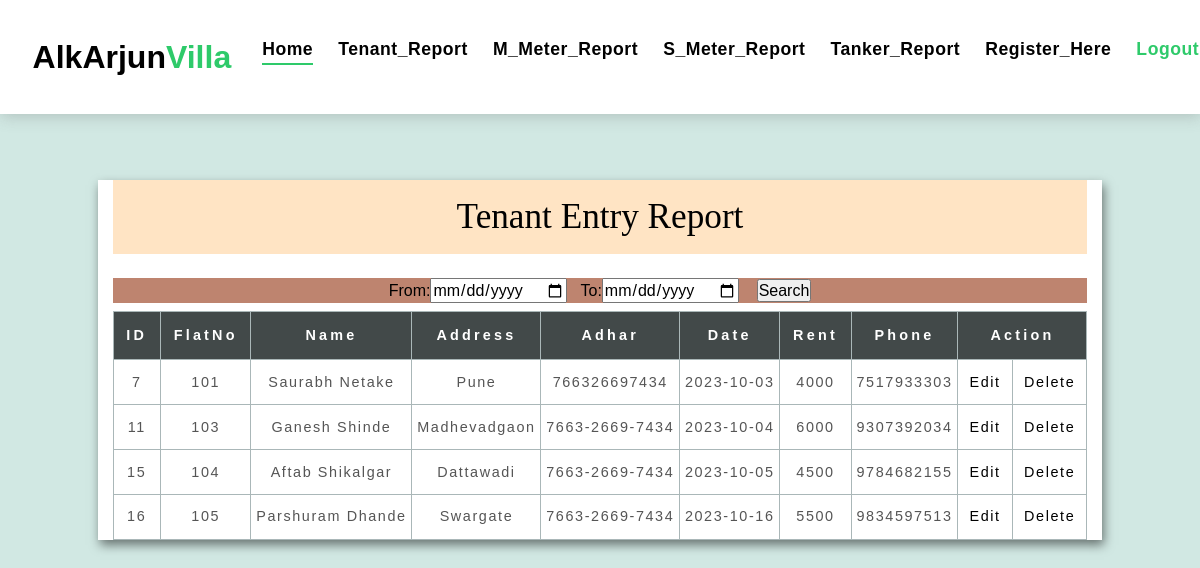
Screenshot of /Tenant_Entry (signed in) with the database file from the repository.
### myapp/models.py (models this page shows)
class Tenantname(models.Model):
    FlatNumber = models.CharField(max_length=100,default="0")
    name = models.CharField(max_length=20,default="0")
    Address = models.CharField(max_length=255,default="0")
    Adhar = models.CharField(max_length=50,default="0")
    todaysdate = models.CharField(max_length=20,default="0")
    rent = models.CharField(max_length=20,default="0")
    phone = models.CharField(max_length=50,default="0")
    class Meta:
         db_table="myapp_tenantname"

### myapp/views.py (the view)
# urls.py: path('Tenant_Entry' , views.Tenant_Entry , name='Tenant_Entry'),
def Tenant_Entry(request):
    if request.session.get('username') is not None:
        data1 = Tenantname.objects.all()   #select
        return render(request,"Tenant_Entry.html" , {'data1': data1})
    else:
        return redirect("login")

### templates/Tenant_Entry.html (shortened to what this page needs)
{% load static %}
<!DOCTYPE html>
<html>
<head>
    <link rel="stylesheet" href="https://maxcdn.bootstrapcdn.com/bootstrap/4.5.2/css/bootstrap.min.css">
    <link href="{% static 'assets/css/style.css' %}" rel="stylesheet">
    <link href="{% static 'table.css' %}" rel="stylesheet">
</head>
<body>
<nav class="navbar navbar-default navbar-trans navbar-expand-lg fixed-top">
  <a class="navbar-brand text-brand" href="/">&nbsp; AlkArjun<span class="color-b">Villa</span></a>
  <div class="navbar-collapse collapse justify-content-center" id="navbarDefault">
    <ul class="navbar-nav">
      <li class="nav-item">
        <a class="nav-link active" href="/">Home</a>
      </li>
      {% if request.session.username %}
      <li class="nav-item">
        <a class="nav-link " href="Tenant_Entry">Tenant_Report</a>
      </li>
      <li class="nav-item">
        <a class="nav-link " href="M_Meter_Report">M_Meter_Report</a>
      </li>
      <li class="nav-item">
        <a class="nav-link " href="S_Meter_Report">S_Meter_Report</a>
      </li>
      <li class="nav-item">
        <a class="nav-link " href="Tanker_Report">Tanker_Report</a>
      </li>
      <li class="nav-item">
        <a class="nav-link " href="add">Register_Here</a>
      </li>
      <li class="nav-item">
        <a class="nav-link" href="logout"> <span class="color-b">Logout</span></a>
      </li>
      {% else %}
        <a class="nav-link" href="login"> <span class="color-b">Login Here</span> </a>
      {% endif %}
    </ul>
  </div>
</nav>
<center>
<div class="container">
  <div class="tb1_container">
   <h2 class="mb-4">Tenant Entry Report</h2>
   <form method="POST" action="showresults">
    <h6>
        From:<input type="date" name = "fromdate">&nbsp;&nbsp;
        To:<input type="date" name = "todate"> &nbsp;&nbsp;
        <input type = "submit" value = "Search">
    </h6>
   <table class="tbl">
     <thead>
        <tr>
          <th>ID</th>
          <th>FlatNo</th>
          <th>Name</th>
          <th>Address</th>
          <th>Adhar</th>
          <th>Date</th>
          <th>Rent</th>
          <th>Phone</td>
          <th colspan="2">Action</th>
        </tr>
      </thead>
    {% for i in data1 %}
       <tbody>
        <tr>
          <td>{{i.id}}</td>
          <td>{{i.FlatNumber}}</td>
          <td>{{i.name}}</td>
          <td>{{i.Address}}</td>
          <td>{{i.Adhar}}</td>
          <td>{{i.todaysdate}}</td>
          <td>{{i.rent}}</td>
          <td>{{i.phone}}</td>
          <td>
            <a href="mainmeter_edit?id={{i.id}}">Edit</a>
          </td>
          <td>
            <a href="delete?id={{i.id}}">Delete</a>
          </td>
        </tr>
      </tbody>
     {% endfor %}
    </table>
  </div>
</div>
</center>
</body>
</html>

### static/assets/css/style.css (style rules this page uses)
body { font-family: "Poppins", sans-serif; color: #555555; }
h1, h2, h3, h4, h5, h6 { color: #000000; }
a { color: #000000; text-decoration: none; transition: all 0.5s ease; }
.text-brand { color: #000000; font-size: 2rem; font-weight: 600; }
.color-b { color: #2eca6a; }
.navbar-default { transition: all 0.5s ease-in-out; background-color: #ffffff; padding-top: 28px; padding-bottom: 28px; -webkit-backface-visibility: hidden; backface-visibility: hidden; box-shadow: 1px 2px 15px rgba(100, 100, 100, 0.3); }
.navbar-default.navbar-trans, .navbar-default.navbar-reduce { -webkit-backface-visibility: hidden; backface-visibility: hidden; }
.navbar-default.navbar-trans .nav-item, .navbar-default.navbar-reduce .nav-item { position: relative; padding-right: 10px; padding-bottom: 8px; margin-left: 0; }
@media (min-width: 768px) { .navbar-default.navbar-trans .nav-item, .navbar-default.navbar-reduce .nav-item { margin-left: 15px; } }
.navbar-default.navbar-trans .nav-link, .navbar-default.navbar-reduce .nav-link { font-size: 1.1rem; color: #000000; font-weight: 600; letter-spacing: 0.03em; transition: all 0.1s ease-in-out; position: relative; padding-left: 0; padding-right: 0; }
.navbar-default.navbar-trans .nav-link:before, .navbar-default.navbar-reduce .nav-link:before { content: ""; position: absolute; bottom: 5px; left: 0; width: 100%; height: 2px; z-index: 0; background-color: #2eca6a; transform: scaleX(0); transform-origin: right; transition: transform 0.2s ease-out, opacity 0.2s ease-out 0.3s; }
.navbar-default.navbar-trans .show>.nav-link:before, .navbar-default.navbar-trans .active>.nav-link:before, .navbar-default.navbar-trans .nav-link.show:before, .navbar-default.navbar-trans .nav-link.active:before, .navbar-default.navbar-reduce .show>.nav-link:before, .navbar-default.navbar-reduce .active>.nav-link:before, .navbar-default.navbar-reduce .nav-link.show:before, .navbar-default.navbar-reduce .nav-link.active:before { transform: scaleX(1); }
.navbar-default.navbar-trans .nav-link:before { background-color: #2eca6a; }
.navbar-default.navbar-trans .show>.nav-link, .navbar-default.navbar-trans .active>.nav-link, .navbar-default.navbar-trans .nav-link.show, .navbar-default.navbar-trans .nav-link.active { color: #000000; }

### static/table.css (style rules this page uses)
* { padding: 0; margin: 0; box-sizing: border-box; font-family: "poppins", sans-serif; }
body { background: #ccc; display: flex; justify-content: center; align-items: center; min-height: 60vh; }
.container { max-height: 1440px; width: 100%; background: #fff; box-shadow: 2px 5px 10px rgba(0, 0, 0, 0.5); }
.container h2 { padding:1rem 1rem; font-size: 2.2rem; text-align: center; background-color:bisque; font-family:'Times New Roman', Times, serif; }
.tbl { width: 100%; border-collapse: collapse; }
.tbl thead { background:#424949; color: #fff; text-align: center; }
.tbl thead tr th { font-size: 0.9rem; padding: 0.8rem; letter-spacing: 0.2rem; vertical-align: top; border: 1px solid #aab7b8; }
.tbl tbody tr td { font-size: 0.9rem; letter-spacing: 0.1rem; font-weight: normal; text-align: center; border: 1px solid #aab7b8; padding: 0.3rem; }
.tbl a { display: inline-block; padding: 0.4rem; }
h6 { background-color:rgb(190, 132, 111); }

### rows the page displays
Tenantname: id "7", FlatNumber "101", name "Saurabh Netake", Address "Pune", Adhar "766326697434", todaysdate "2023-10-03", rent "4000", phone "7517933303"
Tenantname: id "11", FlatNumber "103", name "Ganesh Shinde", Address "Madhevadgaon", Adhar "7663-2669-7434", todaysdate "2023-10-04", rent "6000", phone "9307392034"
Tenantname: id "15", FlatNumber "104", name "Aftab Shikalgar", Address "Dattawadi", Adhar "7663-2669-7434", todaysdate "2023-10-05", rent "4500", phone "9784682155"
Tenantname: id "16", FlatNumber "105", name "Parshuram Dhande", Address "Swargate", Adhar "7663-2669-7434", todaysdate "2023-10-16", rent "5500", phone "9834597513"
